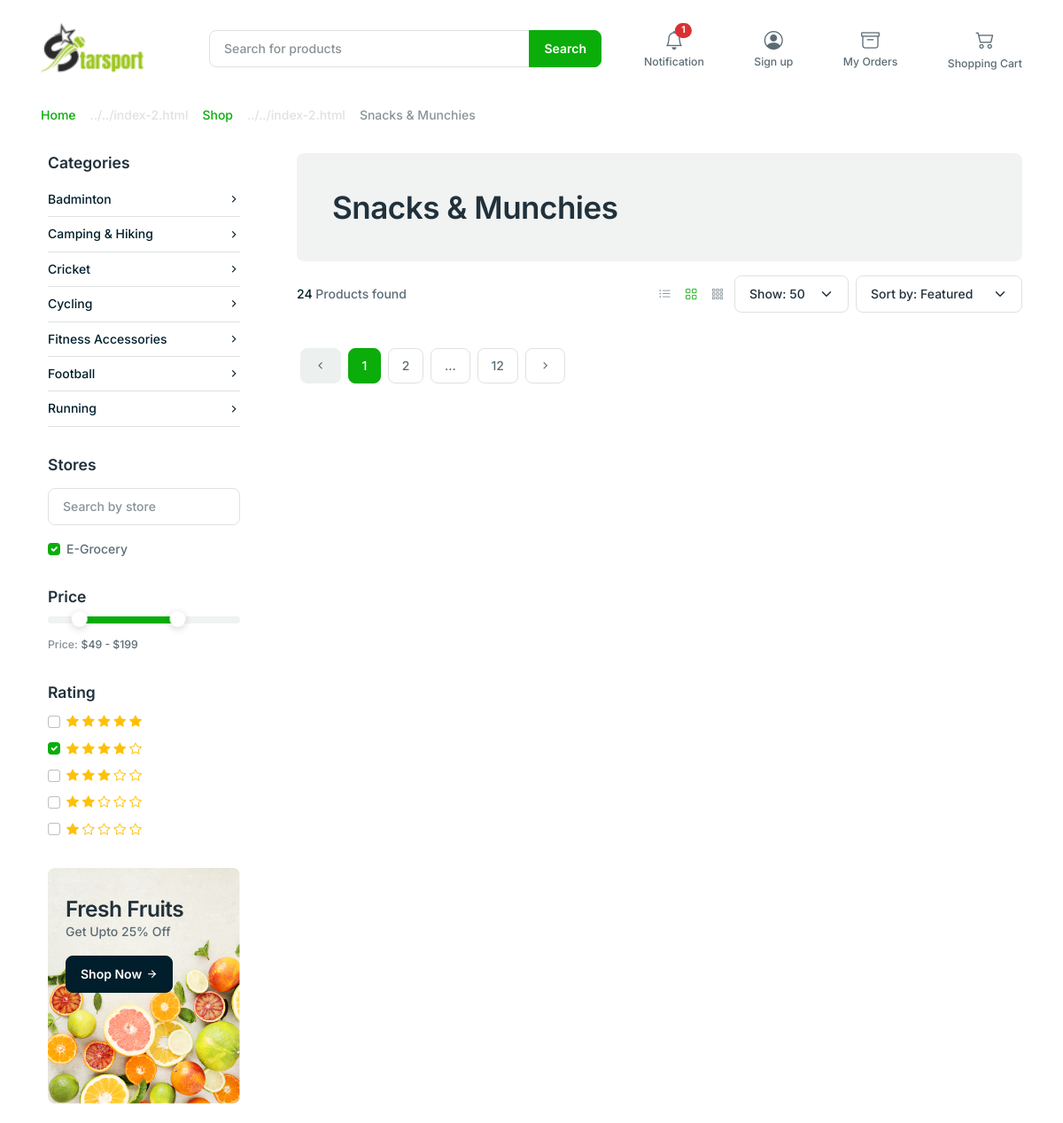
Page /shop/ (upper part) on the earlier database version.
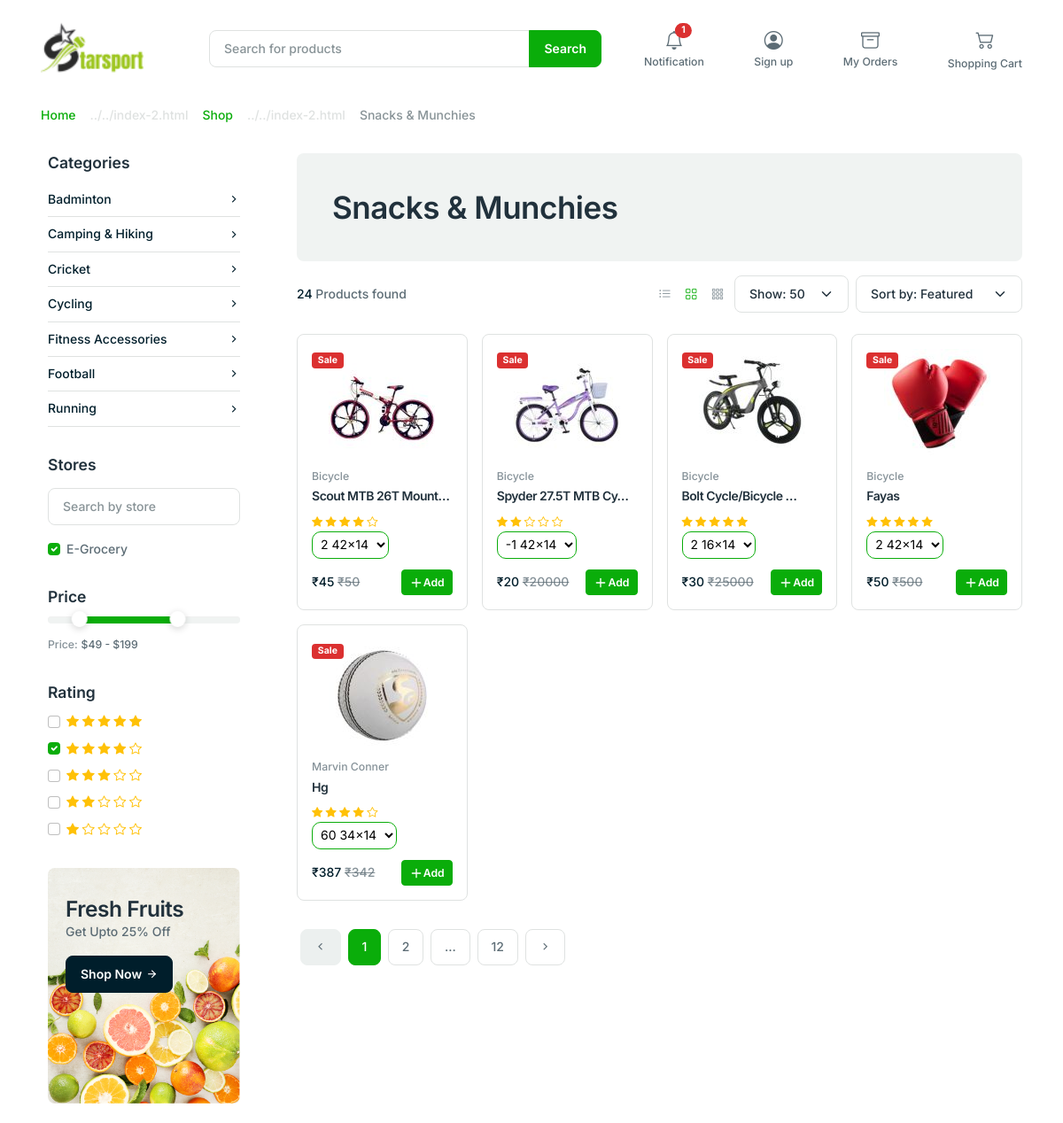
Same page on the later database version.
### products/models.py (models this page shows, shortened)
class Category(models.Model):
    maincategory =models.ForeignKey("products.Maincategory" , on_delete=models.CASCADE)
    name = models.CharField(max_length=100)
    slug =models.SlugField()
    icon =models.CharField(max_length=100, choices=ICON_CHOICES)
    image=models.ImageField(upload_to="Catrgory/img" ,null=True, blank=True)
    status=models.CharField(max_length=100, choices=STATUS_CHOICES,default="Published")
    class Meta:
        verbose_name = _("Category")
        verbose_name_plural = _("Categories")
        ordering = ("name",)

class Product(models.Model):
    subcategory = models.ForeignKey(
        "products.Subcategory", on_delete=models.CASCADE, related_name="subcategory"
    )
    name = models.CharField(max_length=200)
    slug = models.SlugField(unique=True)
    display_name = models.CharField(max_length=200)
    tag = models.ForeignKey(Tag, on_delete=models.SET_NULL, blank=True, null=True)
    brand = models.ForeignKey(Brand, on_delete=models.CASCADE, blank=True, null=True)
    details = RichTextField(null=True, blank=True)
    rating = models.PositiveIntegerField(
        validators=[MaxValueValidator(5)],
        default=5,
        verbose_name="Product Rating(max:5)",
    )
    image = models.ImageField(
        upload_to="products/img", help_text=" The recommended size is 220x220 pixels."
    )
    is_popular = models.BooleanField(default=False)
    is_best_seller = models.BooleanField(default=False)
    is_offer = models.BooleanField(default=False)
    is_active = models.BooleanField(default=False)
    meta_title = models.CharField(max_length=200, blank=False)
    meta_description = models.TextField(max_length=500, blank=False)
    class Meta:
        ordering = [ "id",]
        verbose_name = "Product"
        verbose_name_plural = "Products"
    def get_sizes(self):
        return AvailableSize.objects.filter(product=self)
    def get_discount_price(self):
        return min([p.discount_price for p in self.get_sizes()])
    def get_regular_price(self):
        sizes = self.get_sizes()
        valid_prices = [p.regular_price for p in sizes if p.regular_price is not None]
        return min(valid_prices) if valid_prices else None
    def get_absolute_url(self):
        return reverse_lazy("web:product_detail", kwargs={"slug": self.slug})

class AvailableSize(models.Model):
    product = models.ForeignKey(Product, on_delete=models.CASCADE)
    weight = models.IntegerField()
    unit = models.CharField(max_length=10, choices=UNIT_CHOICES)
    discount_price = models.DecimalField(max_digits=10, decimal_places=2, default=0.00)
    regular_price  = models.DecimalField(max_digits=10, decimal_places=2, blank=True, null=True)
    barcode = models.CharField(max_length=100, blank=True, null=True)
    is_stock = models.BooleanField(default=True)
    class Meta:
        verbose_name = _("Available Size")
        verbose_name_plural = _("Available Sizes")
        ordering = ("discount_price",)
    def offer_percent(self):
        if self.regular_price and self.regular_price != self.discount_price:
            return ((self.regular_price - self.discount_price) / self.regular_price) * 100
        return 0

### web/views.py (the view, shortened to what this page needs)
# urls.py: path("shop/", views.ShopView.as_view(), name="shop"),
class ShopView(ListView):
    model = Product
    template_name = "web/shop.html"
    context_object_name = "products"
    paginate_by = 5
    def get_queryset(self):
        products = Product.objects.all()
        search_query = self.request.GET.get("search")
        category = self.request.GET.get("category")
        subcategory = self.request.GET.get("subcategory")
        sort_by = self.request.GET.get("sort_by")
        price_range = self.request.GET.get("price-range")
        category_title = None
        subcategory_title = None
        if search_query:
            products = products.filter(Q(name__icontains=search_query))
        if category:
            category_title = Category.objects.get(slug=category)
            products = products.filter(category__slug=category)
        if subcategory:
            subcategory_title = Subcategory.objects.get(slug=category)
            products = products.filter(category__slug=category)
        self.category_title = category_title if category_title else None
        self.subcategory_title = subcategory_title if subcategory_title else None
        return products
    def get_context_data(self, **kwargs):
        context = super().get_context_data(**kwargs)
        context["categories"] = Category.objects.all()
        context["subcategories"] = Subcategory.objects.all()
        context["tags"] = Tag.objects.all()
        context["title"] = self.category_title
        context["Sub_title"] = self.subcategory_title
        return context

### templates/web/shop.html (shortened to what this page needs)
{% extends 'web/partials/baseall.html' %}
{% load static %}
{% block contentall %}
  <main>
    <div class="mt-4">
      <div class="container">
        <div class="row">
          <div class="col-12">
            <nav aria-label="breadcrumb">
              <ol class="breadcrumb mb-0">
                <li class="breadcrumb-item">
                  <a href="#!">Home</a>
                </li>
                <li class="breadcrumb-item">
                  <a href="#!">Shop</a>
                </li>
                <li class="breadcrumb-item active" aria-current="page">Snacks & Munchies</li>
              </ol>
            </nav>
          </div>
        </div>
      </div>
    </div>
    <div class="mt-8 mb-lg-14 mb-8">
      <div class="container">
        <div class="row gx-10">
          <aside class="col-lg-3 col-md-4 mb-6 mb-md-0">
            <div class="offcanvas offcanvas-start offcanvas-collapse w-md-50" tabindex="-1" id="offcanvasCategory" aria-labelledby="offcanvasCategoryLabel">
              <div class="offcanvas-body ps-lg-2 pt-lg-0">
                <div class="mb-8">
                  <h5 class="mb-3">Categories</h5>
                  <ul class="nav nav-category" id="categoryCollapseMenu">
                    {% for category in categories %}
                    <li class="nav-item border-bottom w-100">
                      <a href="#" class="nav-link collapsed" data-bs-toggle="collapse" data-bs-target="#{{ category.slug }}" aria-expanded="false" aria-controls="{{ category.slug }}">{{ category.name }}<i class="feather-icon icon-chevron-right"></i></a>
                    </li>
                    {% endfor %}
                  </ul>
                </div>
                <div class="mb-8">
                  <h5 class="mb-3">Stores</h5>
                  <div class="my-4">
                    <input type="search" class="form-control" placeholder="Search by store" />
                  </div>
                  <div class="form-check mb-2">
                    <input class="form-check-input" type="checkbox" value="" id="eGrocery" checked />
                    <label class="form-check-label" for="eGrocery">E-Grocery</label>
                  </div>
                </div>
                <div class="mb-8">
                  <h5 class="mb-3">Price</h5>
                  <div>
                    <div id="priceRange" class="mb-3"></div>
                    <small class="text-muted">Price:</small> <span id="priceRange-value" class="small"></span>
                  </div>
                </div>
                <div class="mb-8">
                  <h5 class="mb-3">Rating</h5>
                  <div>
                    <div class="form-check mb-2">
                      <input class="form-check-input" type="checkbox" value="" id="ratingFive" />
                      <label class="form-check-label" for="ratingFive">
                        <i class="bi bi-star-fill text-warning"></i>
                        <i class="bi bi-star-fill text-warning"></i>
                        <i class="bi bi-star-fill text-warning"></i>
                        <i class="bi bi-star-fill text-warning"></i>
                        <i class="bi bi-star-fill text-warning"></i>
                      </label>
                    </div>
                    <div class="form-check mb-2">
                      <input class="form-check-input" type="checkbox" value="" id="ratingFour" checked />
                      <label class="form-check-label" for="ratingFour">
                        <i class="bi bi-star-fill text-warning"></i>
                        <i class="bi bi-star-fill text-warning"></i>
                        <i class="bi bi-star-fill text-warning"></i>
                        <i class="bi bi-star-fill text-warning"></i>
                        <i class="bi bi-star text-warning"></i>
                      </label>
                    </div>
                    <div class="form-check mb-2">
                      <input class="form-check-input" type="checkbox" value="" id="ratingThree" />
                      <label class="form-check-label" for="ratingThree">
                        <i class="bi bi-star-fill text-warning"></i>
                        <i class="bi bi-star-fill text-warning"></i>
                        <i class="bi bi-star-fill text-warning"></i>
                        <i class="bi bi-star text-warning"></i>
                        <i class="bi bi-star text-warning"></i>
                      </label>
                    </div>
                    <div class="form-check mb-2">
                      <input class="form-check-input" type="checkbox" value="" id="ratingTwo" />
                      <label class="form-check-label" for="ratingTwo">
                        <i class="bi bi-star-fill text-warning"></i>
                        <i class="bi bi-star-fill text-warning"></i>
                        <i class="bi bi-star text-warning"></i>
                        <i class="bi bi-star text-warning"></i>
                        <i class="bi bi-star text-warning"></i>
                      </label>
                    </div>
                    <div class="form-check mb-2">
                      <input class="form-check-input" type="checkbox" value="" id="ratingOne" />
                      <label class="form-check-label" for="ratingOne">
                        <i class="bi bi-star-fill text-warning"></i>
                        <i class="bi bi-star text-warning"></i>
                        <i class="bi bi-star text-warning"></i>
                        <i class="bi bi-star text-warning"></i>
                        <i class="bi bi-star text-warning"></i>
                      </label>
                    </div>
                  </div>
                </div>
                <div class="mb-8 position-relative">
                  <div class="position-absolute p-5 py-8">
                    <h3 class="mb-0">Fresh Fruits</h3>
                    <p>Get Upto 25% Off</p>
                    <a href="#" class="btn btn-dark">Shop Now<i class="feather-icon icon-arrow-right ms-1"></i></a>
                  </div>
                </div>
              </div>
            </div>
          </aside>
          <section class="col-lg-9 col-md-12">
            <div class="card mb-4 bg-light border-0">
              <div class="card-body p-9">
                <h2 class="mb-0 fs-1">Snacks & Munchies</h2>
              </div>
            </div>
            <div class="d-lg-flex justify-content-between align-items-center">
              <div class="mb-3 mb-lg-0">
                <p class="mb-0">
                  <span class="text-dark">24</span> Products found
                </p>
              </div>
              <div class="d-md-flex justify-content-between align-items-center">
                <div class="d-flex align-items-center justify-content-between">
                  <div>
                    <a href="shop-list.html" class="text-muted me-3"><i class="bi bi-list-ul"></i></a>
                    <a href="shop-grid.html" class="me-3 active"><i class="bi bi-grid"></i></a>
                    <a href="shop-grid-3-column.html" class="me-3 text-muted"><i class="bi bi-grid-3x3-gap"></i></a>
                  </div>
                </div>
                <div class="d-flex mt-2 mt-lg-0">
                  <div class="me-2 flex-grow-1">
                    <select class="form-select">
                      <option selected>Show: 50</option>
                    </select>
                  </div>
                  <div>
                    <select class="form-select">
                      <option selected>Sort by: Featured</option>
                    </select>
                  </div>
                </div>
              </div>
            </div>
            <div class="row g-4 row-cols-xl-4 row-cols-lg-3 row-cols-2 row-cols-md-2 mt-2">
              {% for product in products %}
              {% include "web/include/product.html" %}
              {% endfor %}
            </div>
            <div class="row mt-8">
              <div class="col">
                <nav>
                  <ul class="pagination">
                    <li class="page-item disabled">
                      <a class="page-link mx-1" href="#" aria-label="Previous"><i class="feather-icon icon-chevron-left"></i></a>
                    </li>
                    <li class="page-item">
                      <a class="page-link mx-1 active" href="#">1</a>
                    </li>
                    <li class="page-item">
                      <a class="page-link mx-1 text-body" href="#">2</a>
                    </li>
                    <li class="page-item">
                      <a class="page-link mx-1 text-body" href="#">...</a>
                    </li>
                    <li class="page-item">
                      <a class="page-link mx-1 text-body" href="#">12</a>
                    </li>
                    <li class="page-item">
                      <a class="page-link mx-1 text-body" href="#" aria-label="Next"><i class="feather-icon icon-chevron-right"></i></a>
                    </li>
                  </ul>
                </nav>
              </div>
            </div>
          </section>
        </div>
      </div>
    </div>
  </main>
{% endblock %}

### templates/web/include/product.html (shortened to what this page needs)
{% load static %}
<div class="col">
    <div class="card card-product">
      <div class="card-body">
        <div class="text-center position-relative">
          <div class="position-absolute top-0 start-0">
            <span class="badge bg-danger">Sale</span>
          </div>
          <a href="{{ product.get_absolute_url }}">
            <img src="{{ product.image.url }}" alt="{{ product.name }}" class="mb-3 img-fluid" />
        </a>
        </div>
        <div class="text-small mb-1">
          <a href="#!" class="text-decoration-none text-muted"><small>{{product.display_name}}</small></a>
        </div>
        <h2 class="fs-6"><a href="{{ product.get_absolute_url }}" class="text-inherit text-decoration-none">{{ product.name|truncatechars:20 }}</a></h2>
        <div>
          <small class="text-warning">
            {% for star in "12345" %}
              {% if star|add:0 <= product.rating %}
              <i class="bi bi-star-fill"></i>
              {% else %}
              <i class="bi bi-star"></i>
              {% endif %}
            {% endfor %}
          </small>
          <select name="product_size"  style="padding:5px;border-radius: 10px; background-color: #fff;border-color: #0aad0a;">
            {% for item in product.get_sizes %}
            <option
              value="{{item.id}}"
              data-sale_price="{{item.get_discount_price|floatformat:0 }}"
              data-original_price="{{item.regular_price|floatformat:0}}"
              data-offer_percent="{{item.offer_percent|floatformat:2 }}"
              {% if forloop.first %} selected {% endif %} >
              {{item.weight}} {{item.unit}}
            </option>
            {% endfor %}
          </select>
        </div>
        <div class="d-flex justify-content-between align-items-center mt-3">
          <div>
            <span class="text-dark sale_price">₹{{ product.get_regular_price|floatformat:0 }}</span>
            <span class="text-decoration-line-through text-muted original_price">₹{{ product.get_discount_price|floatformat:0  }}</span>
          </div>
          <div>
            <a href="#!" class="btn btn-primary btn-sm">
              <svg xmlns="http://www.w3.org/2000/svg" width="16" height="16" viewBox="0 0 24 24" fill="none" stroke="currentColor" stroke-width="2" stroke-linecap="round" stroke-linejoin="round" class="feather feather-plus">
                <line x1="12" y1="5" x2="12" y2="19"></line>
                <line x1="5" y1="12" x2="19" y2="12"></line>
              </svg>Add
            </a>
          </div>
        </div>
      </div>
    </div>
  </div>

Differences in the rows shown:
added Product: image (picture), display_name "Bicycle", name "Scout MTB 26T Mount…", rating 4 (drawn), product_size "2 42x14", get_regular_price "45", get_discount_price "50"
added Product: image (picture), display_name "Bicycle", name "Spyder 27.5T MTB Cy…", rating 2 (drawn), product_size "-1 42x14", get_regular_price "20", get_discount_price "20000"
added Product: image (picture), display_name "Bicycle", name "Bolt Cycle/Bicycle …", rating 5 (drawn), product_size "2 16x14", get_regular_price "30", get_discount_price "25000"
added Product: image (picture), display_name "Bicycle", name "Fayas", rating 5 (drawn), product_size "2 42x14", get_regular_price "50", get_discount_price "500"
added Product: image (picture), display_name "Marvin Conner", name "Hg", rating 4 (drawn), product_size "60 34x14", get_regular_price "387", get_discount_price "342"
